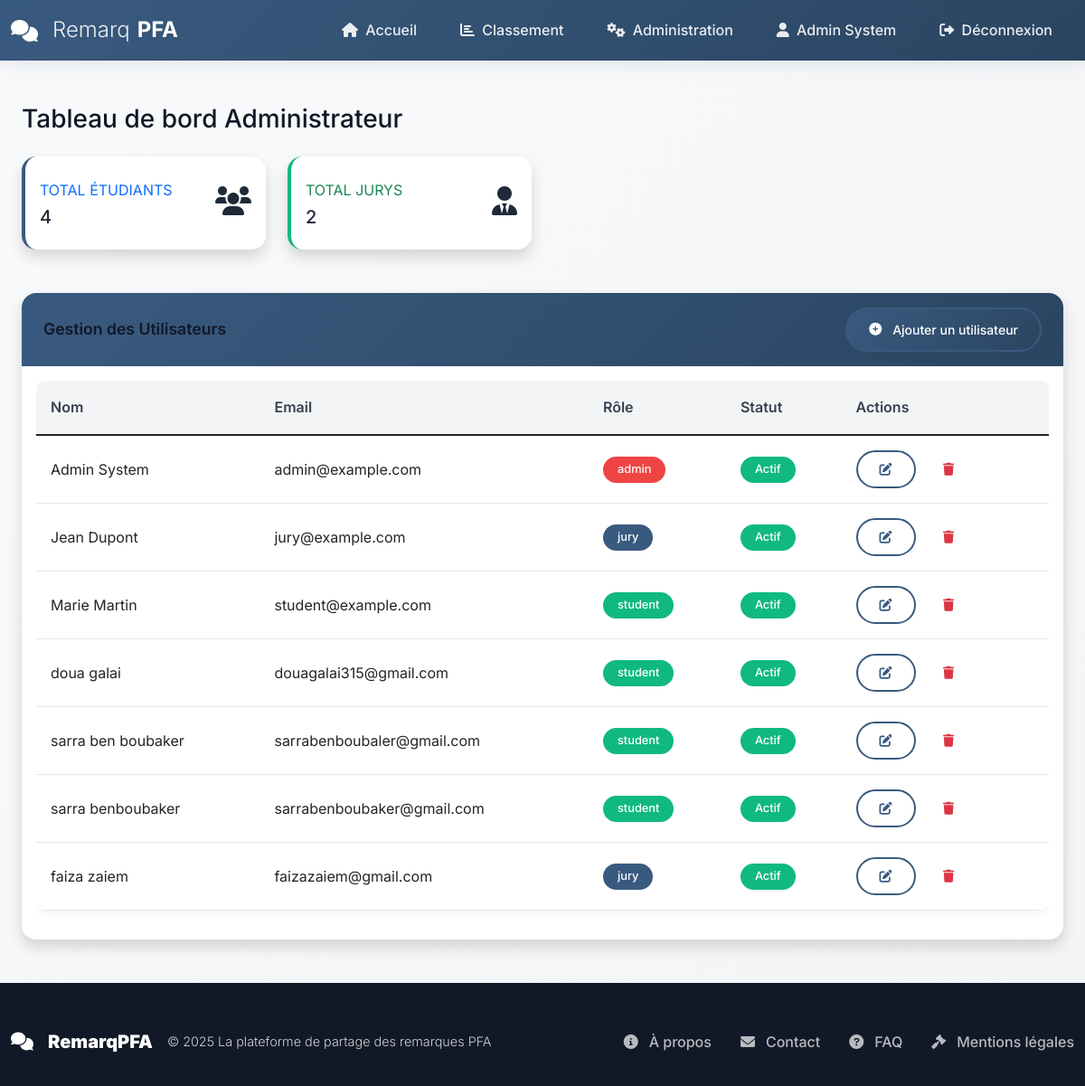
The app's page /admin/dashboard (signed in), older data.
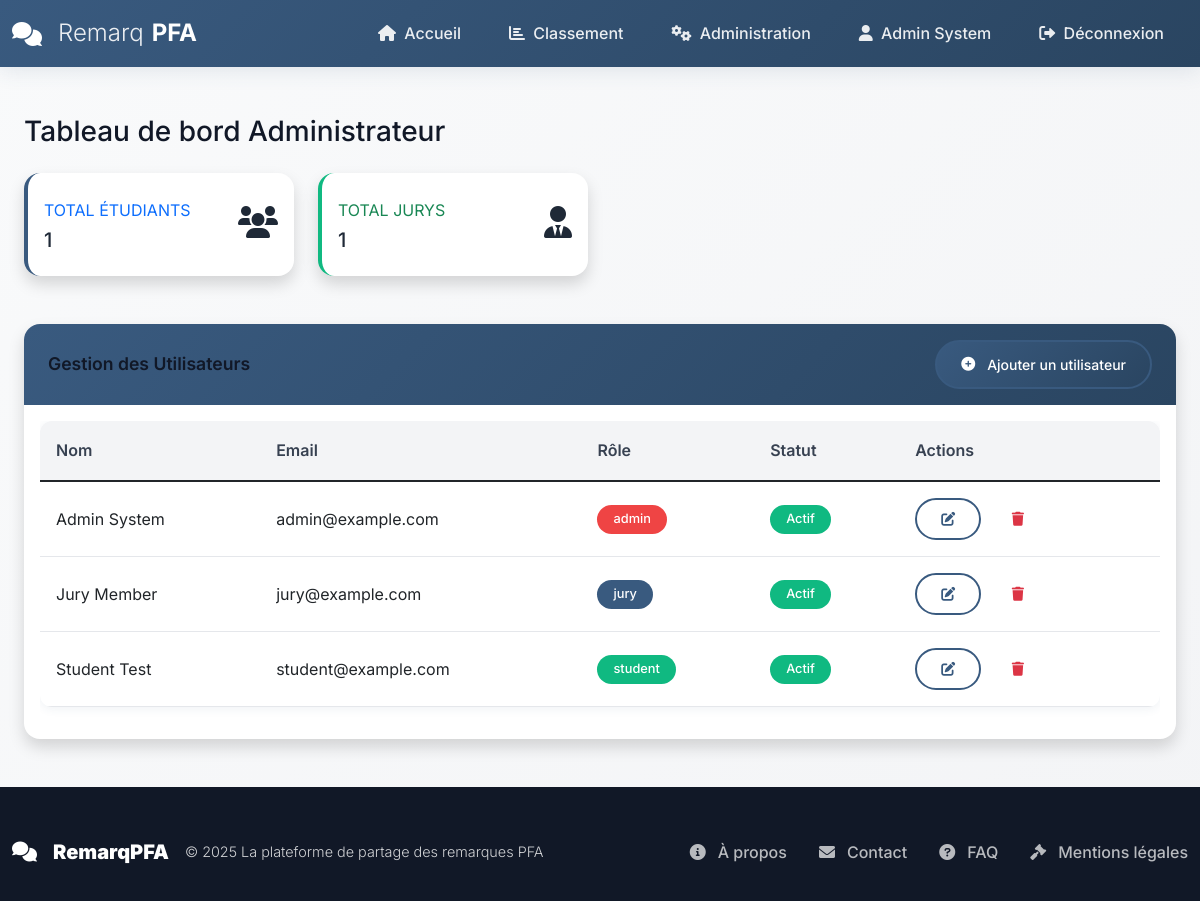
The same page, newer data.
### models.py (models this page shows, shortened)
class User(UserMixin, db.Model):
    __tablename__ = 'users'
    id = db.Column(db.Integer, primary_key=True)
    username = db.Column(db.String(80), unique=True, nullable=False, index=True)
    email = db.Column(db.String(120), unique=True, nullable=False, index=True)
    password_hash = db.Column(db.String(255), nullable=False)
    first_name = db.Column(db.String(50), nullable=True)
    last_name = db.Column(db.String(50), nullable=True)
    role = db.Column(db.String(20), nullable=False, default='student')
    is_active = db.Column(db.Boolean, default=True)
    created_at = db.Column(db.DateTime, default=datetime.utcnow)
    updated_at = db.Column(db.DateTime, default=datetime.utcnow, onupdate=datetime.utcnow)
    comments_as_jury = db.relationship('Comment',
                                      foreign_keys='Comment.jury_id',
                                      backref='jury_user',
                                      lazy='dynamic')
    comments_as_student = db.relationship('Comment',
                                         foreign_keys='Comment.student_id',
                                         backref='student_user',
                                         lazy='dynamic')
    pfa_projects = db.relationship('PFAProject',
                                  foreign_keys='PFAProject.student_id',
                                  backref='project_student',
                                  lazy='dynamic')
    project_comments = db.relationship('ProjectComment',
                                      foreign_keys='ProjectComment.user_id',
                                      backref='comment_author',
                                      lazy='dynamic')
    notifications = db.relationship('Notification',
                                   foreign_keys='Notification.user_id',
                                   backref='user',
                                   lazy='dynamic')
    def get_full_name(self):
        if self.first_name and self.last_name:
            return f"{self.first_name} {self.last_name}"
        return self.username

### routes/admin.py (the view)
@admin_bp.route('/dashboard')
@login_required
def dashboard():
    if current_user.role != 'admin':
        return redirect(url_for('public.home'))
    stats = {
        'total_students': User.query.filter_by(role='student').count(),
        'total_juries': User.query.filter_by(role='jury').count()
    }
    users = User.query.all()
    return render_template('admin/dashboard.html', stats=stats, users=users)

### templates/admin/dashboard.html (shortened to what this page needs)
{% extends "base.html" %}
{% block content %}
<div class="container-fluid py-4">
    <h1 class="h3 mb-4">Tableau de bord Administrateur</h1>
    <div class="row">
        <div class="col-xl-3 col-md-6 mb-4">
            <div class="card border-left-primary shadow h-100 py-2">
                <div class="card-body">
                    <div class="row no-gutters align-items-center">
                        <div class="col mr-2">
                            <div class="text-xs font-weight-bold text-primary text-uppercase mb-1">Total Étudiants</div>
                            <div class="h5 mb-0 font-weight-bold">{{ stats.total_students }}</div>
                        </div>
                        <div class="col-auto">
                            <i class="fas fa-users fa-2x text-gray-300"></i>
                        </div>
                    </div>
                </div>
            </div>
        </div>
        <div class="col-xl-3 col-md-6 mb-4">
            <div class="card border-left-success shadow h-100 py-2">
                <div class="card-body">
                    <div class="row no-gutters align-items-center">
                        <div class="col mr-2">
                            <div class="text-xs font-weight-bold text-success text-uppercase mb-1">Total Jurys</div>
                            <div class="h5 mb-0 font-weight-bold">{{ stats.total_juries }}</div>
                        </div>
                        <div class="col-auto">
                            <i class="fas fa-user-tie fa-2x text-gray-300"></i>
                        </div>
                    </div>
                </div>
            </div>
        </div>
    </div>
    <div class="row mt-4">
        <div class="col-12">
            <div class="card shadow mb-4">
                <div class="card-header py-3 d-flex justify-content-between align-items-center">
                    <h6 class="m-0 font-weight-bold">Gestion des Utilisateurs</h6>
                    <a href="{{ url_for('admin.add_user') }}" class="btn btn-primary btn-sm">
                        <i class="fas fa-plus-circle me-1"></i> Ajouter un utilisateur
                    </a>
                </div>
                <div class="card-body">
                    <div class="table-responsive">
                        <table class="table table-hover">
                            <thead>
                                <tr>
                                    <th>Nom</th>
                                    <th>Email</th>
                                    <th>Rôle</th>
                                    <th>Statut</th>
                                    <th>Actions</th>
                                </tr>
                            </thead>
                            <tbody>
                                {% for user in users %}
                                <tr>
                                    <td>{{ user.first_name }} {{ user.last_name }}</td>
                                    <td>{{ user.email }}</td>
                                    <td>
                                        <span class="badge {% if user.role == 'admin' %}bg-danger{% elif user.role == 'jury' %}bg-primary{% else %}bg-success{% endif %}">
                                            {{ user.role }}
                                        </span>
                                    </td>
                                    <td>
                                        <span class="badge {% if user.is_active %}bg-success{% else %}bg-danger{% endif %}">
                                            {{ 'Actif' if user.is_active else 'Inactif' }}
                                        </span>
                                    </td>
                                    <td>
                                        <a href="{{ url_for('admin.edit_user', user_id=user.id) }}" class="btn btn-sm btn-outline-primary">
                                            <i class="fas fa-edit"></i>
                                        </a>
                                        <button class="btn btn-sm btn-outline-danger" onclick="confirmDelete({{ user.id }})">
                                            <i class="fas fa-trash"></i>
                                        </button>
                                    </td>
                                </tr>
                                {% endfor %}
                            </tbody>
                        </table>
                    </div>
                </div>
            </div>
        </div>
    </div>
</div>
{% endblock content %}

### templates/base.html (shortened to what this page needs)
<!DOCTYPE html>
<html lang="fr">
<head>
    <link href="https://cdn.jsdelivr.net/npm/bootstrap@5.1.3/dist/css/bootstrap.min.css" rel="stylesheet">
    <link href="https://cdnjs.cloudflare.com/ajax/libs/font-awesome/6.0.0/css/all.min.css" rel="stylesheet">
    <link href="{{ url_for('static', filename='css/main.css') }}" rel="stylesheet">
    <link href="{{ url_for('static', filename='css/modern.css') }}" rel="stylesheet">
</head>
<body>
    <nav class="navbar navbar-expand-lg navbar-dark sticky-top" id="mainNav">
        <div class="container">
            <a class="navbar-brand" href="{{ url_for('public.home') }}">
                <i class="fas fa-comments me-2"></i>
                <span>Remarq</span><strong>PFA</strong>
            </a>
            <div class="collapse navbar-collapse" id="navbarNav">
                <div class="navbar-nav ms-auto">
                    <a class="nav-link" href="{{ url_for('public.home') }}" title="Accueil">
                        <i class="fas fa-home me-1"></i> Accueil
                    </a>
                    <a class="nav-link" href="{{ url_for('public.ranking') }}" title="Classement">
                        <i class="fas fa-chart-bar me-1"></i> Classement
                    </a>
                    {% if current_user.is_authenticated %}
                        {% if current_user.role == 'student' %}
                            <a class="nav-link" href="{{ url_for('student.dashboard') }}" title="Tableau de bord">
                                <i class="fas fa-tachometer-alt me-1"></i> Tableau de bord
                            </a>
                            <a class="nav-link" href="{{ url_for('student_projects.my_projects') }}" title="Mes projets">
                                <i class="fas fa-project-diagram me-1"></i> Mes projets
                            </a>
                        {% elif current_user.role == 'admin' %}
                            <a class="nav-link" href="{{ url_for('admin.dashboard') }}" title="Administration">
                                <i class="fas fa-cogs me-1"></i> Administration
                            </a>
                        {% endif %}
                        <a class="nav-link" href="{{ url_for('auth.profile') }}" title="Profil">
                            <i class="fas fa-user me-1"></i> {{ current_user.get_full_name() }}
                        </a>
                        <a class="nav-link" href="{{ url_for('auth.logout') }}" title="Déconnexion">
                            <i class="fas fa-sign-out-alt me-1"></i> Déconnexion
                        </a>
                    {% endif %}
                </div>
            </div>
        </div>
    </nav>
    <main class="flex-shrink-0">
        <div class="container mt-4">
            {% block content %}{% endblock content %}
        </div>
    </main>
    <footer class="footer mt-auto">
        <div class="container">
            <div class="footer-content">
                <div class="footer-brand">
                    <i class="fas fa-comments me-2"></i>
                    <strong>RemarqPFA</strong>
                    <span class="ms-2">© {{ current_year }} La plateforme de partage des remarques PFA</span>
                </div>
                <ul class="footer-links">
                    <li><a href="{{ url_for('public.about') }}" title="À propos"><i class="fas fa-info-circle me-1"></i>À propos</a></li>
                    <li><a href="{{ url_for('public.contact') }}" title="Contact"><i class="fas fa-envelope me-1"></i>Contact</a></li>
                    <li><a href="{{ url_for('public.faq') }}" title="FAQ"><i class="fas fa-question-circle me-1"></i>FAQ</a></li>
                    <li><a href="#" title="Mentions légales"><i class="fas fa-gavel me-1"></i>Mentions légales</a></li>
                </ul>
            </div>
        </div>
    </footer>
</body>
</html>

### templates/base.html (style rules this page uses)
:root { --primary: #395A7F; --primary-dark: #2A4561; --primary-light: #4A76A3; --primary-soft: #E8EFF7; --primary-transparent: rgba(57, 90, 127, 0.1); --gray-50: #F9FAFB; --gray-100: #F3F4F6; --gray-200: #E5E7EB; --gray-300: #D1D5DB; --gray-400: #9CA3AF; --gray-500: #6B7280; --gray-600: #4B5563; --gray-700: #374151; --gray-800: #1F2937; --gray-900: #111827; --success: #10B981; --success-dark: #059669; --success-light: #D1FAE5; --warning: #F59E0B; --warning-dark: #D97706; --warning-light: #FEF3C7; --danger: #EF4444; --danger-dark: #DC2626; --danger-light: #FEE2E2; --info: #3B82F6; --info-dark: #2563EB; --info-light: #DBEAFE; --gradient-primary: linear-gradient(135deg, var(--primary) 0%, var(--primary-dark) 100%); --gradient-gray: linear-gradient(135deg, var(--gray-100) 0%, var(--gray-200) 100%); --gradient-success: linear-gradient(135deg, var(--success) 0%, var(--info) 100%); --shadow-sm: 0 2px 10px rgba(57, 90, 127, 0.08); --shadow-md: 0 4px 20px rgba(57, 90, 127, 0.12); --shadow-lg: 0 8px 40px rgba(57, 90, 127, 0.15); --shadow-primary: 0 8px 25px rgba(57, 90, 127, 0.25); --radius-sm: 8px; --radius-md: 12px; --radius-lg: 16px; --radius-xl: 20px; --radius-full: 50px; --transition-fast: 0.2s ease; --transition-normal: 0.3s ease; --transition-slow: 0.5s ease; }
body { font-family: 'Inter', sans-serif; background: linear-gradient(135deg, var(--gray-50) 0%, var(--gray-100) 100%); color: var(--gray-800); min-height: 100vh; line-height: 1.7; font-weight: 400; }
#mainNav { background: var(--gradient-primary) !important; box-shadow: var(--shadow-md); backdrop-filter: blur(10px); transition: all var(--transition-normal); border-bottom: none; }
.navbar-brand { font-size: 1.5rem; font-weight: 700; color: white !important; display: flex; align-items: center; gap: 0.5rem; }
.navbar-brand span { font-weight: 300; opacity: 0.9; }
.navbar-brand strong { font-weight: 700; }
.nav-link { color: rgba(255, 255, 255, 0.9) !important; font-weight: 500; padding: 0.75rem 1.25rem !important; margin: 0 0.25rem; border-radius: var(--radius-full); transition: all var(--transition-normal); position: relative; overflow: hidden; }
.nav-link::before { content: ''; position: absolute; top: 0; left: -100%; width: 100%; height: 100%; background: rgba(255, 255, 255, 0.15); transition: left var(--transition-normal); z-index: -1; }
main { background: transparent; min-height: calc(100vh - 200px); }
.container { max-width: 1200px; }
.footer { background: var(--gray-900); color: white; padding: 3rem 0 2rem; margin-top: auto; }
.footer-content { display: flex; justify-content: space-between; align-items: center; flex-wrap: wrap; gap: 2rem; }
.footer-brand { font-size: 1.25rem; font-weight: 700; color: white; display: flex; align-items: center; gap: 0.5rem; }
.footer-brand span { font-weight: 300; opacity: 0.8; font-size: 0.9rem; }
.footer-links { display: flex; list-style: none; margin: 0; padding: 0; gap: 2rem; }
.footer-links a { color: rgba(255, 255, 255, 0.7); text-decoration: none; transition: all var(--transition-normal); font-weight: 500; display: flex; align-items: center; gap: 0.5rem; }
.circle-icon, .card { transition: all 0.6s cubic-bezier(0.25, 0.46, 0.45, 0.94); }
.animate-in { animation: fadeInUp 0.6s ease; }
.badge { border-radius: var(--radius-full); font-weight: 500; padding: 0.5rem 1rem; font-size: 0.8rem; }
.bg-primary { background: var(--primary) !important; }
.bg-success { background: var(--success) !important; }
.bg-danger { background: var(--danger) !important; }
.btn { border-radius: var(--radius-full); font-weight: 500; padding: 0.75rem 1.5rem; transition: all var(--transition-normal); border: 2px solid transparent; display: inline-flex; align-items: center; gap: 0.5rem; }
.btn-primary { background: var(--gradient-primary); border-color: var(--primary); color: white; }
.btn-outline-primary { border-color: var(--primary); color: var(--primary); background: transparent; }
.card { border: none; border-radius: var(--radius-lg); box-shadow: var(--shadow-sm); transition: all var(--transition-normal); background: white; overflow: hidden; }
.card-header { background: var(--gradient-primary); color: white; border: none; padding: 1.5rem; font-weight: 600; }

Row changes from the older to the newer data that the page shows:
removed User: first_name "Jean", last_name "Dupont", email "jury@example.com", role "jury", is_active "Actif"
removed User: first_name "Marie", last_name "Martin", email "student@example.com", role "student", is_active "Actif"
removed User: first_name "doua", last_name "galai", email "douagalai315@gmail.com", role "student", is_active "Actif"
removed User: first_name "sarra", last_name "ben boubaker", email "sarrabenboubaler@gmail.com", role "student", is_active "Actif"
removed User: first_name "sarra", last_name "benboubaker", email "sarrabenboubaker@gmail.com", role "student", is_active "Actif"
removed User: first_name "faiza", last_name "zaiem", email "faizazaiem@gmail.com", role "jury", is_active "Actif"
added User: first_name "Jury", last_name "Member", email "jury@example.com", role "jury", is_active "Actif"
added User: first_name "Student", last_name "Test", email "student@example.com", role "student", is_active "Actif"
Text that changed along with them:
{{ stats.total_students }}: "4" → "1"
{{ stats.total_juries }}: "2" → "1"
